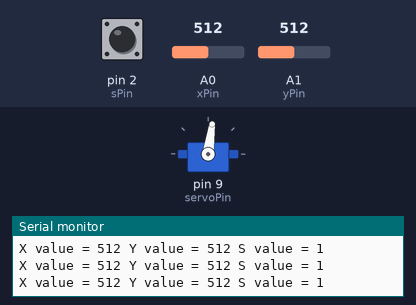
Recording of a sketch running on a simulated Arduino Uno, built with avr-gcc and run on an emulated ATmega328P. Parts: servo, the last lines printed to the serial monitor. The test bench sets the inputs (shaded band); at power-on: A0 (xPin) = 512, pin 2 (sPin) HIGH, A1 (yPin) = 512.

Above: at 1.2 s.
1.3 s: A0 (xPin) set to 0
At 2.5 s:
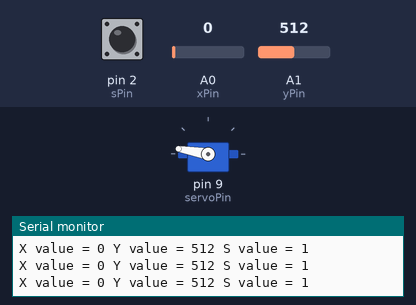
2.8 s: A0 (xPin) set to 122
At 3.2 s:
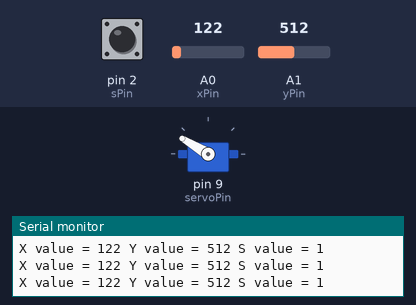
4.3 s: A0 (xPin) set to 306
At 4.8 s:
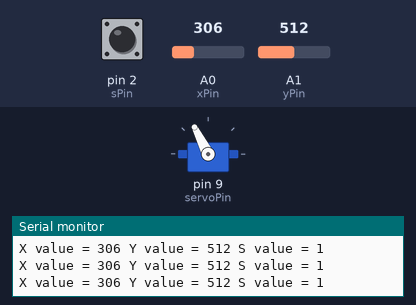
5.8 s: A0 (xPin) set to 716
At 6.5 s:
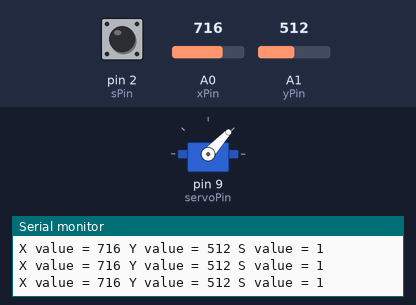
7.3 s: A0 (xPin) set to 900
At 8.2 s:
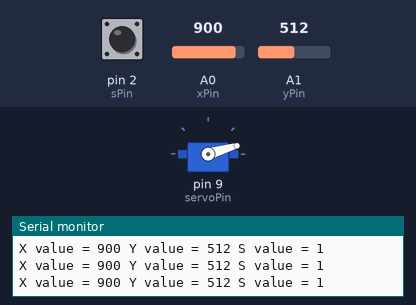
8.8 s: A0 (xPin) set to 511
At 9.8 s:
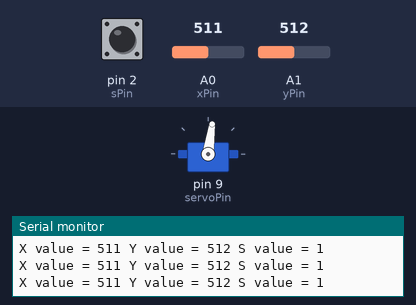
Timing chart, 0 to 11.3 s (numbered marks = the images above; inputs shaded):
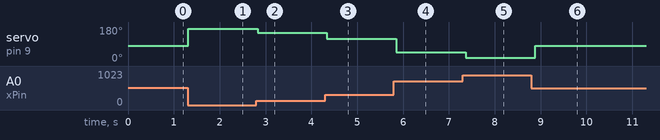

The sketch:

joystick.ino
```cpp
#include "Servo.h"

int servoPin = 9;
int servoPos;

int xPin = A0;
int yPin = A1;
int sPin = 2;
int xVal;
int yVal;
int sVal;
int dt = 100;
Servo myServo;
void setup() {
  myServo.attach(servoPin);
  Serial.begin(9600);
  pinMode(xPin, INPUT);
  pinMode(yPin, INPUT);
  pinMode(sPin, INPUT);
  pinMode(servoPin, OUTPUT);
  digitalWrite(sPin, HIGH);
}

void loop() {

  xVal = analogRead(xPin);
  yVal = analogRead(yPin);
  sVal = digitalRead(sPin);

  Serial.print("X value = ");
  Serial.print(xVal);

  Serial.print(" Y value = ");
  Serial.print(yVal);

  Serial.print(" S value = ");
  Serial.println(sVal);


  servoPos = -(175./1023.) * xVal +170 ;

  myServo.write(servoPos);
  delay(dt);
}
```

Measured:
- after the input at 1.3 s, servo on pin 9 (servoPin): 82° → 170° at once
- after the input at 2.8 s, servo on pin 9 (servoPin): 170° → 149° at once
- after the input at 4.3 s, servo on pin 9 (servoPin): 149° → 117° at once
- after the input at 5.8 s, servo on pin 9 (servoPin): 117° → 47° after 0.06 s
- after the input at 7.3 s, servo on pin 9 (servoPin): 47° → 16° after 0.07 s
- after the input at 8.8 s, servo on pin 9 (servoPin): 16° → 82° after 0.08 s
